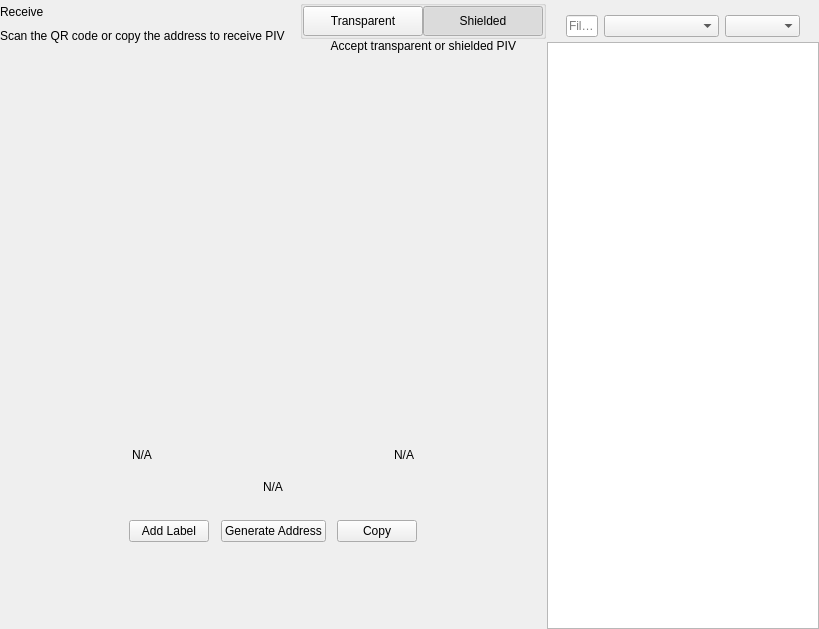
<?xml version="1.0" encoding="UTF-8"?>
<ui version="4.0">
 <class>ReceiveWidget</class>
 <widget class="QWidget" name="ReceiveWidget">
  <property name="geometry">
   <rect>
    <x>0</x>
    <y>0</y>
    <width>819</width>
    <height>629</height>
   </rect>
  </property>
  <property name="minimumSize">
   <size>
    <width>0</width>
    <height>0</height>
   </size>
  </property>
  <property name="windowTitle">
   <string notr="true">N/A</string>
  </property>
  <layout class="QHBoxLayout" name="horizontalLayout_2" stretch="2,1">
   <property name="spacing">
    <number>0</number>
   </property>
   <property name="leftMargin">
    <number>0</number>
   </property>
   <property name="topMargin">
    <number>0</number>
   </property>
   <property name="rightMargin">
    <number>0</number>
   </property>
   <property name="bottomMargin">
    <number>0</number>
   </property>
   <item>
    <widget class="QWidget" name="left" native="true">
     <layout class="QVBoxLayout" name="verticalLayout_3">
      <property name="leftMargin">
       <number>0</number>
      </property>
      <property name="topMargin">
       <number>0</number>
      </property>
      <property name="rightMargin">
       <number>0</number>
      </property>
      <property name="bottomMargin">
       <number>0</number>
      </property>
      <item>
       <layout class="QVBoxLayout" name="verticalLayout_2">
        <property name="spacing">
         <number>0</number>
        </property>
        <property name="leftMargin">
         <number>0</number>
        </property>
        <item>
         <layout class="QHBoxLayout" name="horizontalLayout_3">
          <property name="spacing">
           <number>0</number>
          </property>
          <item>
           <layout class="QVBoxLayout" name="verticalLayout_4">
            <property name="spacing">
             <number>5</number>
            </property>
            <item>
             <widget class="QLabel" name="labelTitle">
              <property name="text">
               <string>Receive</string>
              </property>
             </widget>
            </item>
            <item alignment="Qt::AlignTop">
             <widget class="QLabel" name="labelSubtitle1">
              <property name="text">
               <string>Scan the QR code or copy the address to receive PIV</string>
              </property>
             </widget>
            </item>
           </layout>
          </item>
          <item>
           <spacer name="horizontalSpacer">
            <property name="orientation">
             <enum>Qt::Horizontal</enum>
            </property>
            <property name="sizeHint" stdset="0">
             <size>
              <width>40</width>
              <height>20</height>
             </size>
            </property>
           </spacer>
          </item>
          <item>
           <widget class="QWidget" name="containerViewPrivacyChecks" native="true">
            <layout class="QVBoxLayout" name="containerPrivacyChecks">
             <property name="spacing">
              <number>0</number>
             </property>
             <property name="leftMargin">
              <number>0</number>
             </property>
             <property name="topMargin">
              <number>0</number>
             </property>
             <property name="rightMargin">
              <number>0</number>
             </property>
             <property name="bottomMargin">
              <number>0</number>
             </property>
             <item alignment="Qt::AlignHCenter|Qt::AlignVCenter">
              <widget class="QGroupBox" name="groupBox">
               <property name="title">
                <string/>
               </property>
               <layout class="QHBoxLayout" name="horizontalLayout_2_1">
                <property name="spacing">
                 <number>0</number>
                </property>
                <property name="leftMargin">
                 <number>0</number>
                </property>
                <property name="topMargin">
                 <number>0</number>
                </property>
                <property name="rightMargin">
                 <number>0</number>
                </property>
                <property name="bottomMargin">
                 <number>0</number>
                </property>
                <item>
                 <widget class="QPushButton" name="pushLeft">
                  <property name="minimumSize">
                   <size>
                    <width>120</width>
                    <height>30</height>
                   </size>
                  </property>
                  <property name="maximumSize">
                   <size>
                    <width>120</width>
                    <height>30</height>
                   </size>
                  </property>
                  <property name="focusPolicy">
                   <enum>Qt::NoFocus</enum>
                  </property>
                  <property name="text">
                   <string>Transparent</string>
                  </property>
                  <property name="checkable">
                   <bool>true</bool>
                  </property>
                  <property name="autoExclusive">
                   <bool>true</bool>
                  </property>
                 </widget>
                </item>
                <item>
                 <widget class="QPushButton" name="pushRight">
                  <property name="minimumSize">
                   <size>
                    <width>120</width>
                    <height>30</height>
                   </size>
                  </property>
                  <property name="maximumSize">
                   <size>
                    <width>120</width>
                    <height>30</height>
                   </size>
                  </property>
                  <property name="focusPolicy">
                   <enum>Qt::NoFocus</enum>
                  </property>
                  <property name="text">
                   <string>Shielded</string>
                  </property>
                  <property name="checkable">
                   <bool>true</bool>
                  </property>
                  <property name="checked">
                   <bool>true</bool>
                  </property>
                  <property name="autoExclusive">
                   <bool>true</bool>
                  </property>
                 </widget>
                </item>
               </layout>
              </widget>
             </item>
             <item alignment="Qt::AlignHCenter|Qt::AlignTop">
              <widget class="QLabel" name="labelSubtitle2">
               <property name="text">
                <string>Accept transparent or shielded PIV</string>
               </property>
               <property name="alignment">
                <set>Qt::AlignRight|Qt::AlignTrailing|Qt::AlignVCenter</set>
               </property>
              </widget>
             </item>
            </layout>
           </widget>
          </item>
         </layout>
        </item>
        <item>
         <spacer name="verticalSpacer_2">
          <property name="orientation">
           <enum>Qt::Vertical</enum>
          </property>
          <property name="sizeType">
           <enum>QSizePolicy::Expanding</enum>
          </property>
          <property name="sizeHint" stdset="0">
           <size>
            <width>20</width>
            <height>50</height>
           </size>
          </property>
         </spacer>
        </item>
        <item alignment="Qt::AlignHCenter">
         <widget class="QWidget" name="layoutQR" native="true">
          <property name="maximumSize">
           <size>
            <width>510</width>
            <height>16777215</height>
           </size>
          </property>
          <layout class="QVBoxLayout" name="verticalLayoutQr">
           <item>
            <spacer name="verticalSpacer11">
             <property name="orientation">
              <enum>Qt::Vertical</enum>
             </property>
             <property name="sizeType">
              <enum>QSizePolicy::Fixed</enum>
             </property>
             <property name="sizeHint" stdset="0">
              <size>
               <width>20</width>
               <height>20</height>
              </size>
             </property>
            </spacer>
           </item>
           <item alignment="Qt::AlignHCenter">
            <widget class="QLabel" name="labelQrImg">
             <property name="minimumSize">
              <size>
               <width>260</width>
               <height>260</height>
              </size>
             </property>
             <property name="maximumSize">
              <size>
               <width>260</width>
               <height>260</height>
              </size>
             </property>
             <property name="text">
              <string/>
             </property>
             <property name="alignment">
              <set>Qt::AlignCenter</set>
             </property>
            </widget>
           </item>
           <item>
            <spacer name="verticalSpacer_21">
             <property name="orientation">
              <enum>Qt::Vertical</enum>
             </property>
             <property name="sizeType">
              <enum>QSizePolicy::Fixed</enum>
             </property>
             <property name="sizeHint" stdset="0">
              <size>
               <width>20</width>
               <height>30</height>
              </size>
             </property>
            </spacer>
           </item>
           <item>
            <widget class="QWidget" name="widget" native="true">
             <property name="minimumSize">
              <size>
               <width>0</width>
               <height>0</height>
              </size>
             </property>
             <layout class="QHBoxLayout" name="horizontalLayout_5">
              <item>
               <widget class="QLabel" name="labelLabel">
                <property name="text">
                 <string notr="true">N/A</string>
                </property>
               </widget>
              </item>
              <item>
               <spacer name="horizontalSpacer_2">
                <property name="orientation">
                 <enum>Qt::Horizontal</enum>
                </property>
                <property name="sizeHint" stdset="0">
                 <size>
                  <width>141</width>
                  <height>20</height>
                 </size>
                </property>
               </spacer>
              </item>
              <item>
               <widget class="QLabel" name="labelDate">
                <property name="text">
                 <string notr="true">N/A</string>
                </property>
                <property name="alignment">
                 <set>Qt::AlignRight|Qt::AlignTrailing|Qt::AlignVCenter</set>
                </property>
               </widget>
              </item>
             </layout>
            </widget>
           </item>
           <item>
            <widget class="QLabel" name="labelAddress">
             <property name="sizePolicy">
              <sizepolicy hsizetype="Expanding" vsizetype="Preferred">
               <horstretch>0</horstretch>
               <verstretch>0</verstretch>
              </sizepolicy>
             </property>
             <property name="minimumSize">
              <size>
               <width>300</width>
               <height>0</height>
              </size>
             </property>
             <property name="text">
              <string notr="true">N/A</string>
             </property>
             <property name="alignment">
              <set>Qt::AlignCenter</set>
             </property>
            </widget>
           </item>
           <item>
            <spacer name="verticalSpacer_4">
             <property name="orientation">
              <enum>Qt::Vertical</enum>
             </property>
             <property name="sizeType">
              <enum>QSizePolicy::Fixed</enum>
             </property>
             <property name="sizeHint" stdset="0">
              <size>
               <width>20</width>
               <height>20</height>
              </size>
             </property>
            </spacer>
           </item>
           <item>
            <layout class="QHBoxLayout" name="horizontalLayout_4">
             <item alignment="Qt::AlignHCenter">
              <widget class="QPushButton" name="pushButtonLabel">
               <property name="focusPolicy">
                <enum>Qt::NoFocus</enum>
               </property>
               <property name="text">
                <string>Add Label</string>
               </property>
              </widget>
             </item>
             <item alignment="Qt::AlignHCenter">
              <widget class="QPushButton" name="pushButtonNewAddress">
               <property name="focusPolicy">
                <enum>Qt::NoFocus</enum>
               </property>
               <property name="text">
                <string>Generate Address</string>
               </property>
              </widget>
             </item>
             <item alignment="Qt::AlignHCenter">
              <widget class="QPushButton" name="pushButtonCopy">
               <property name="focusPolicy">
                <enum>Qt::NoFocus</enum>
               </property>
               <property name="text">
                <string>Copy</string>
               </property>
              </widget>
             </item>
            </layout>
           </item>
           <item>
            <spacer name="verticalSpacer_3">
             <property name="orientation">
              <enum>Qt::Vertical</enum>
             </property>
             <property name="sizeType">
              <enum>QSizePolicy::Expanding</enum>
             </property>
             <property name="sizeHint" stdset="0">
              <size>
               <width>20</width>
               <height>20</height>
              </size>
             </property>
            </spacer>
           </item>
          </layout>
         </widget>
        </item>
        <item>
         <spacer name="verticalSpacer">
          <property name="orientation">
           <enum>Qt::Vertical</enum>
          </property>
          <property name="sizeHint" stdset="0">
           <size>
            <width>20</width>
            <height>40</height>
           </size>
          </property>
         </spacer>
        </item>
       </layout>
      </item>
     </layout>
    </widget>
   </item>
   <item>
    <widget class="QWidget" name="right" native="true">
     <layout class="QVBoxLayout" name="verticalLayout_5">
      <property name="spacing">
       <number>0</number>
      </property>
      <property name="leftMargin">
       <number>1</number>
      </property>
      <property name="topMargin">
       <number>0</number>
      </property>
      <property name="rightMargin">
       <number>0</number>
      </property>
      <property name="bottomMargin">
       <number>0</number>
      </property>
      <item>
       <layout class="QVBoxLayout" name="container_right">
        <property name="spacing">
         <number>0</number>
        </property>
        <property name="leftMargin">
         <number>0</number>
        </property>
        <property name="rightMargin">
         <number>0</number>
        </property>
        <item>
         <layout class="QVBoxLayout" name="verticalLayout">
          <property name="spacing">
           <number>6</number>
          </property>
          <property name="leftMargin">
           <number>19</number>
          </property>
          <property name="rightMargin">
           <number>19</number>
          </property>
          <item>
           <widget class="OptionButton" name="btnRequest" native="true"/>
          </item>
          <item>
           <widget class="OptionButton" name="btnMyAddresses" native="true">
            <property name="sizePolicy">
             <sizepolicy hsizetype="Preferred" vsizetype="Minimum">
              <horstretch>0</horstretch>
              <verstretch>0</verstretch>
             </sizepolicy>
            </property>
           </widget>
          </item>
         </layout>
        </item>
        <item>
         <widget class="QWidget" name="sortWidget" native="true">
          <layout class="QHBoxLayout" name="horizontalLayout_6">
           <property name="leftMargin">
            <number>19</number>
           </property>
           <property name="rightMargin">
            <number>19</number>
           </property>
           <property name="bottomMargin">
            <number>5</number>
           </property>
           <item>
            <widget class="QLineEdit" name="lineEditFilter">
             <property name="sizePolicy">
              <sizepolicy hsizetype="Expanding" vsizetype="Fixed">
               <horstretch>0</horstretch>
               <verstretch>0</verstretch>
              </sizepolicy>
             </property>
             <property name="minimumSize">
              <size>
               <width>0</width>
               <height>0</height>
              </size>
             </property>
             <property name="contextMenuPolicy">
              <enum>Qt::DefaultContextMenu</enum>
             </property>
             <property name="acceptDrops">
              <bool>false</bool>
             </property>
             <property name="maxLength">
              <number>40</number>
             </property>
             <property name="placeholderText">
              <string>Filter</string>
             </property>
            </widget>
           </item>
           <item>
            <spacer name="horizontalSpacer_3">
             <property name="orientation">
              <enum>Qt::Horizontal</enum>
             </property>
             <property name="sizeType">
              <enum>QSizePolicy::Preferred</enum>
             </property>
             <property name="sizeHint" stdset="0">
              <size>
               <width>20</width>
               <height>20</height>
              </size>
             </property>
            </spacer>
           </item>
           <item>
            <widget class="QComboBox" name="comboBoxSort">
             <property name="sizePolicy">
              <sizepolicy hsizetype="Preferred" vsizetype="Fixed">
               <horstretch>0</horstretch>
               <verstretch>0</verstretch>
              </sizepolicy>
             </property>
             <property name="minimumSize">
              <size>
               <width>115</width>
               <height>0</height>
              </size>
             </property>
            </widget>
           </item>
           <item>
            <widget class="QComboBox" name="comboBoxSortOrder">
             <property name="sizePolicy">
              <sizepolicy hsizetype="Preferred" vsizetype="Fixed">
               <horstretch>0</horstretch>
               <verstretch>0</verstretch>
              </sizepolicy>
             </property>
             <property name="minimumSize">
              <size>
               <width>75</width>
               <height>0</height>
              </size>
             </property>
            </widget>
           </item>
          </layout>
          <zorder>comboBoxSort</zorder>
          <zorder>comboBoxSortOrder</zorder>
          <zorder>lineEditFilter</zorder>
         </widget>
        </item>
        <item>
         <widget class="QListView" name="listViewAddress"/>
        </item>
       </layout>
      </item>
     </layout>
    </widget>
   </item>
  </layout>
 </widget>
 <customwidgets>
  <customwidget>
   <class>OptionButton</class>
   <extends>QWidget</extends>
   <header>qt/hemis/optionbutton.h</header>
   <container>1</container>
  </customwidget>
 </customwidgets>
 <resources/>
 <connections/>
</ui>
